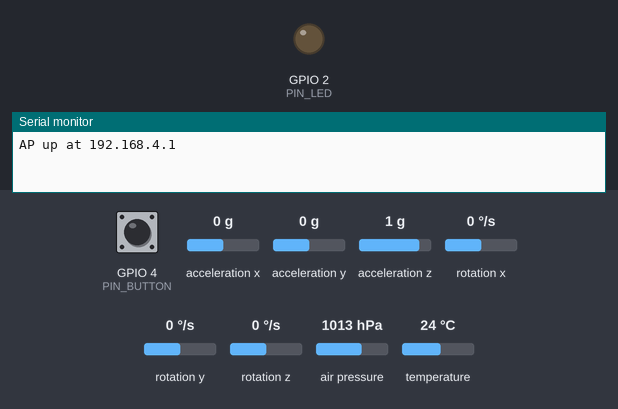
The sketch below on a simulated ESP32. Parts: output pins drawn as LEDs (lit = HIGH), the last lines printed to the serial monitor. Dashed ring = blinking. Inputs (shaded band) come from the test bench; at power-on: GPIO 4 (PIN_BUTTON) HIGH, acceleration x 0 g, acceleration y 0 g, acceleration z 1 g, rotation x 0 °/s, rotation y 0 °/s, rotation z 0 °/s, air pressure 1013 hPa, temperature 24 °C. Storage starts empty.

Above: at 0.1 s.
At 1.2 s:
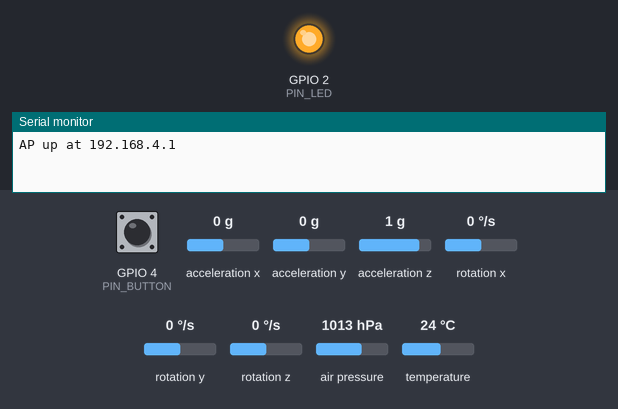
1.3 s: GPIO 4 (PIN_BUTTON) pulled LOW for 0.15 s
4.4 s: GPIO 4 (PIN_BUTTON) pulled LOW for 1 s
At 4.9 s:
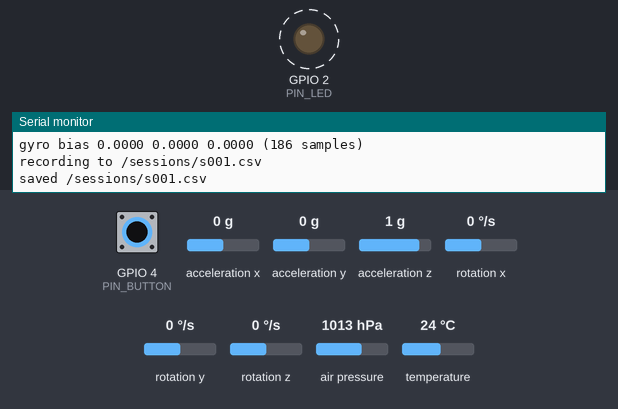
Timing chart, 0 to 13.4 s (numbered marks = the images above; inputs shaded):
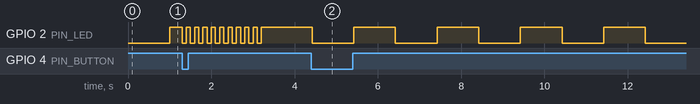

The sketch:

balance_track.ino
```cpp
#include "config.h"
#include "sensors.h"
#include "orientation.h"
#include "logger.h"
#include "web.h"

enum State { IDLE, CALIBRATING, RECORDING, ERROR_STATE };

State state = IDLE;
uint32_t lastSample = 0;
uint32_t recordStart = 0;
uint32_t lastBlink = 0;
bool ledOn = false;
bool hardwareOk = true;

int lastButton = HIGH;
uint32_t lastButtonChange = 0;

const char *stateName() {
  switch (state) {
    case IDLE: return "idle";
    case CALIBRATING: return "calibrating";
    case RECORDING: return "recording";
    default: return "error";
  }
}

bool startRecording() {
  if (state != IDLE) return false;
  sensorsStartCalibration();
  state = CALIBRATING;
  return true;
}

void stopRecording() {
  if (state == ERROR_STATE && hardwareOk) {
    state = IDLE;
    return;
  }
  if (state == CALIBRATING) {
    state = IDLE;
    return;
  }
  if (state != RECORDING) return;
  loggerStop();
  state = IDLE;
}

void checkButton() {
  int reading = digitalRead(PIN_BUTTON);
  if (reading != lastButton && millis() - lastButtonChange > 50) {
    lastButtonChange = millis();
    lastButton = reading;
    if (reading == LOW) {
      if (state == IDLE) startRecording();
      else stopRecording();
    }
  }
}

void updateLed() {
  uint32_t period;
  switch (state) {
    case RECORDING:
      digitalWrite(PIN_LED, HIGH);
      return;
    case CALIBRATING: period = 100; break;
    case ERROR_STATE: period = 250; break;
    default: period = 1000; break;
  }
  if (millis() - lastBlink >= period) {
    lastBlink = millis();
    ledOn = !ledOn;
    digitalWrite(PIN_LED, ledOn);
  }
}

void setup() {
  Serial.begin(115200);
  pinMode(PIN_BUTTON, INPUT_PULLUP);
  pinMode(PIN_LED, OUTPUT);

  if (!sensorsBegin() || !loggerBegin()) {
    hardwareOk = false;
    state = ERROR_STATE;
  }
  webBegin();
}

void loop() {
  webHandle();
  checkButton();
  updateLed();

  uint32_t now = millis();
  if (now - lastSample < SAMPLE_INTERVAL_MS) return;
  float dt = (now - lastSample) / 1000.0f;
  lastSample = now;

  if (state == CALIBRATING) {
    sensorsCalibrationStep();
    if (!sensorsCalibrating()) {
      if (loggerStart()) {
        orientationReset();
        recordStart = now;
        state = RECORDING;
      } else {
        state = ERROR_STATE;
      }
    }
    return;
  }

  if (state != RECORDING) return;

  Sample s;
  s.t = now - recordStart;
  sensorsRead(s);
  orientationUpdate(s, dt);

  if (!loggerAdd(s)) {
    Serial.println("storage full, stopping");
    loggerStop();
    state = ERROR_STATE;
  }
}
```

logger.cpp
```cpp
#include "logger.h"
#include "config.h"

#include <LittleFS.h>

static Sample buffer[BUFFER_SAMPLES];
static size_t count = 0;
static bool active = false;
static String path;

bool loggerBegin() {
  if (!LittleFS.begin(true)) {
    Serial.println("LittleFS mount failed");
    return false;
  }
  if (!LittleFS.exists(SESSION_DIR)) {
    LittleFS.mkdir(SESSION_DIR);
  }
  return true;
}

size_t loggerFreeBytes() {
  return LittleFS.totalBytes() - LittleFS.usedBytes();
}

static String nextSessionPath() {
  int highest = 0;
  File dir = LittleFS.open(SESSION_DIR);
  File f = dir.openNextFile();
  while (f) {
    String name = f.name();
    if (name.startsWith("s") && name.endsWith(".csv")) {
      int n = name.substring(1, name.length() - 4).toInt();
      if (n > highest) highest = n;
    }
    f = dir.openNextFile();
  }

  char buf[32];
  snprintf(buf, sizeof(buf), SESSION_DIR "/s%03d.csv", highest + 1);
  return String(buf);
}

static bool flush() {
  if (count == 0) return true;

  File f = LittleFS.open(path, FILE_APPEND);
  if (!f) return false;

  char line[160];
  for (size_t i = 0; i < count; i++) {
    const Sample &s = buffer[i];
    int n = snprintf(line, sizeof(line), "%lu,%.3f,%.3f,%.3f,%.4f,%.4f,%.4f,%.2f,%.2f,%.2f\n",
                     (unsigned long)s.t, s.ax, s.ay, s.az, s.gx, s.gy, s.gz, s.roll, s.pitch, s.alt);
    f.write((uint8_t *)line, n);
  }
  f.close();
  count = 0;
  return true;
}

bool loggerStart() {
  if (loggerFreeBytes() < MIN_FREE_BYTES) return false;

  path = nextSessionPath();
  File f = LittleFS.open(path, FILE_WRITE);
  if (!f) return false;
  f.println("t_ms,ax,ay,az,gx,gy,gz,roll,pitch,alt_m");
  f.close();

  count = 0;
  active = true;
  Serial.printf("recording to %s\n", path.c_str());
  return true;
}

bool loggerAdd(const Sample &s) {
  if (!active) return false;

  buffer[count++] = s;
  if (count < BUFFER_SAMPLES) return true;

  if (!flush() || loggerFreeBytes() < MIN_FREE_BYTES) {
    active = false;
    return false;
  }
  return true;
}

void loggerStop() {
  if (!active) return;
  flush();
  active = false;
  Serial.printf("saved %s\n", path.c_str());
}

bool loggerActive() {
  return active;
}

String loggerCurrentName() {
  return path;
}
```

logger.h
```cpp
#pragma once

#include "sensors.h"

bool loggerBegin();
bool loggerStart();
bool loggerAdd(const Sample &s);
void loggerStop();
bool loggerActive();
String loggerCurrentName();
size_t loggerFreeBytes();
```

orientation.cpp
```cpp
#include "orientation.h"
#include "config.h"

#include <math.h>

static float roll = 0;
static float pitch = 0;
static bool primed = false;

void orientationReset() {
  roll = 0;
  pitch = 0;
  primed = false;
}

void orientationUpdate(Sample &s, float dt) {
  float accRoll = atan2(s.ay, s.az) * RAD_TO_DEG;
  float accPitch = atan2(-s.ax, sqrt(s.ay * s.ay + s.az * s.az)) * RAD_TO_DEG;

  if (!primed) {
    roll = accRoll;
    pitch = accPitch;
    primed = true;
  } else {
    // gyro handles fast motion, accel pulls it back so drift can't build up
    roll = FILTER_ALPHA * (roll + s.gx * RAD_TO_DEG * dt) + (1.0f - FILTER_ALPHA) * accRoll;
    pitch = FILTER_ALPHA * (pitch + s.gy * RAD_TO_DEG * dt) + (1.0f - FILTER_ALPHA) * accPitch;
  }

  s.roll = roll;
  s.pitch = pitch;
}
```

orientation.h
```cpp
#pragma once

#include "sensors.h"

void orientationReset();
void orientationUpdate(Sample &s, float dt);
```

sensors.cpp
```cpp
#include "sensors.h"
#include "config.h"

#include <Wire.h>
#include <Adafruit_MPU6050.h>
#include <Adafruit_BMP280.h>

static Adafruit_MPU6050 mpu;
static Adafruit_BMP280 bmp;

static float biasX = 0, biasY = 0, biasZ = 0;
static double sumX = 0, sumY = 0, sumZ = 0;
static uint32_t calCount = 0;
static uint32_t calStart = 0;
static bool calibrating = false;
static float lastAlt = 0;
static uint32_t lastAltRead = 0;

bool sensorsBegin() {
  Wire.begin(PIN_SDA, PIN_SCL);
  Wire.setClock(400000);

  if (!mpu.begin()) {
    Serial.println("MPU6050 not found");
    return false;
  }
  mpu.setAccelerometerRange(MPU6050_RANGE_8_G);
  mpu.setGyroRange(MPU6050_RANGE_500_DEG);
  mpu.setFilterBandwidth(MPU6050_BAND_44_HZ);

  if (!bmp.begin(0x76) && !bmp.begin(0x77)) {
    Serial.println("BMP280 not found");
    return false;
  }
  bmp.setSampling(Adafruit_BMP280::MODE_NORMAL,
                  Adafruit_BMP280::SAMPLING_X2,
                  Adafruit_BMP280::SAMPLING_X16,
                  Adafruit_BMP280::FILTER_X4,
                  Adafruit_BMP280::STANDBY_MS_63);
  return true;
}

void sensorsRead(Sample &s) {
  sensors_event_t a, g, temp;
  mpu.getEvent(&a, &g, &temp);

  s.ax = a.acceleration.x;
  s.ay = a.acceleration.y;
  s.az = a.acceleration.z;
  s.gx = g.gyro.x - biasX;
  s.gy = g.gyro.y - biasY;
  s.gz = g.gyro.z - biasZ;

  // baro is slow to read and altitude barely changes between samples
  if (millis() - lastAltRead >= 100) {
    lastAlt = bmp.readAltitude(SEA_LEVEL_HPA);
    lastAltRead = millis();
  }
  s.alt = lastAlt;
}

void sensorsStartCalibration() {
  sumX = sumY = sumZ = 0;
  calCount = 0;
  calStart = millis();
  calibrating = true;
}

bool sensorsCalibrating() {
  return calibrating;
}

void sensorsCalibrationStep() {
  if (!calibrating) return;

  sensors_event_t a, g, temp;
  mpu.getEvent(&a, &g, &temp);
  sumX += g.gyro.x;
  sumY += g.gyro.y;
  sumZ += g.gyro.z;
  calCount++;

  if (millis() - calStart >= CALIBRATION_MS && calCount > 0) {
    biasX = sumX / calCount;
    biasY = sumY / calCount;
    biasZ = sumZ / calCount;
    calibrating = false;
    Serial.printf("gyro bias %.4f %.4f %.4f (%u samples)\n", biasX, biasY, biasZ, (unsigned)calCount);
  }
}
```

sensors.h
```cpp
#pragma once

#include <Arduino.h>

struct Sample {
  uint32_t t;
  float ax, ay, az;
  float gx, gy, gz;
  float roll, pitch;
  float alt;
};

bool sensorsBegin();
void sensorsRead(Sample &s);
void sensorsStartCalibration();
bool sensorsCalibrating();
void sensorsCalibrationStep();
```

web.cpp
```cpp
#include "web.h"
#include "config.h"
#include "logger.h"

#include <WiFi.h>
#include <WebServer.h>
#include <LittleFS.h>

static WebServer server(80);

static bool validName(const String &name) {
  if (!name.startsWith("s") || !name.endsWith(".csv")) return false;
  if (name.indexOf('/') >= 0 || name.indexOf("..") >= 0) return false;
  return true;
}

static void handleStatus() {
  String json = "{";
  json += "\"state\":\"" + String(stateName()) + "\",";
  json += "\"sample_hz\":" + String(1000 / SAMPLE_INTERVAL_MS) + ",";
  json += "\"free_bytes\":" + String(loggerFreeBytes()) + ",";
  json += "\"current\":\"" + (loggerActive() ? loggerCurrentName() : String("")) + "\"";
  json += "}";
  server.send(200, "application/json", json);
}

static void handleList() {
  String json = "[";
  File dir = LittleFS.open(SESSION_DIR);
  File f = dir.openNextFile();
  bool first = true;
  while (f) {
    if (!first) json += ",";
    json += "{\"name\":\"" + String(f.name()) + "\",\"size\":" + String(f.size()) + "}";
    first = false;
    f = dir.openNextFile();
  }
  json += "]";
  server.send(200, "application/json", json);
}

static void handleSession() {
  String uri = server.uri();
  String name = uri.substring(String("/sessions/").length());
  if (!validName(name)) {
    server.send(400, "text/plain", "bad session name");
    return;
  }

  String path = String(SESSION_DIR) + "/" + name;
  if (!LittleFS.exists(path)) {
    server.send(404, "text/plain", "not found");
    return;
  }

  if (server.method() == HTTP_DELETE) {
    if (loggerActive() && loggerCurrentName() == path) {
      server.send(409, "text/plain", "session is recording");
      return;
    }
    LittleFS.remove(path);
    server.send(200, "text/plain", "deleted");
    return;
  }

  File f = LittleFS.open(path, FILE_READ);
  server.streamFile(f, "text/csv");
  f.close();
}

static void handleStart() {
  if (startRecording()) {
    server.send(200, "text/plain", "ok");
  } else {
    server.send(409, "text/plain", "could not start");
  }
}

static void handleStop() {
  stopRecording();
  server.send(200, "text/plain", "ok");
}

void webBegin() {
  WiFi.mode(WIFI_AP);
  WiFi.softAP(AP_SSID, AP_PASS);
  Serial.print("AP up at ");
  Serial.println(WiFi.softAPIP());

  server.on("/status", HTTP_GET, handleStatus);
  server.on("/sessions", HTTP_GET, handleList);
  server.on("/record/start", HTTP_POST, handleStart);
  server.on("/record/stop", HTTP_POST, handleStop);
  server.onNotFound([]() {
    if (server.uri().startsWith("/sessions/")) {
      handleSession();
    } else {
      server.send(404, "text/plain", "not found");
    }
  });
  server.begin();
}

void webHandle() {
  server.handleClient();
}
```

web.h
```cpp
#pragma once

#include <Arduino.h>

void webBegin();
void webHandle();

bool startRecording();
void stopRecording();
const char *stateName();
```

config.h
```cpp
#pragma once

#define PIN_SDA 21
#define PIN_SCL 22
#define PIN_BUTTON 4
#define PIN_LED 2

#define SAMPLE_INTERVAL_MS 10
#define BUFFER_SAMPLES 200
#define CALIBRATION_MS 2000
#define FILTER_ALPHA 0.98f
#define SEA_LEVEL_HPA 1013.25f

#define AP_SSID "BalanceTrack"
#define AP_PASS "insole123"

#define SESSION_DIR "/sessions"
#define MIN_FREE_BYTES 32768
```

Measured:
- after the input at 4.4 s, GPIO 2 (PIN_LED): alternates HIGH for 1.0 s and LOW for 1.0 s, starting at once
- by itself, GPIO 2 (PIN_LED): alternates HIGH for 0.10 s and LOW for 0.10 s, 20 changes in all, then stays HIGH
